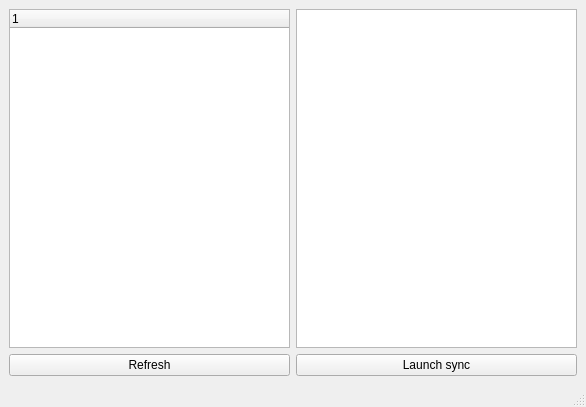
<?xml version="1.0" encoding="UTF-8"?>
<ui version="4.0">
 <class>QGriveMainWindow</class>
 <widget class="QMainWindow" name="QGriveMainWindow">
  <property name="geometry">
   <rect>
    <x>0</x>
    <y>0</y>
    <width>586</width>
    <height>407</height>
   </rect>
  </property>
  <property name="windowTitle">
   <string>QGrive</string>
  </property>
  <widget class="QWidget" name="centralwidget">
   <layout class="QVBoxLayout" name="verticalLayout">
    <item>
     <layout class="QHBoxLayout" name="horizontalLayout">
      <item>
       <widget class="QTreeWidget" name="file_tree">
        <column>
         <property name="text">
          <string notr="true">1</string>
         </property>
        </column>
       </widget>
      </item>
      <item>
       <widget class="QTextEdit" name="file_list">
        <property name="lineWrapMode">
         <enum>QTextEdit::NoWrap</enum>
        </property>
        <property name="readOnly">
         <bool>true</bool>
        </property>
       </widget>
      </item>
     </layout>
    </item>
    <item>
     <layout class="QHBoxLayout" name="horizontalLayout_2">
      <item>
       <widget class="QPushButton" name="refresh_btn">
        <property name="text">
         <string>Refresh</string>
        </property>
       </widget>
      </item>
      <item>
       <widget class="QPushButton" name="launch_sync_btn">
        <property name="text">
         <string>Launch sync</string>
        </property>
       </widget>
      </item>
     </layout>
    </item>
   </layout>
  </widget>
  <widget class="QMenuBar" name="menubar">
   <property name="geometry">
    <rect>
     <x>0</x>
     <y>0</y>
     <width>586</width>
     <height>22</height>
    </rect>
   </property>
  </widget>
  <widget class="QStatusBar" name="statusbar"/>
 </widget>
 <resources/>
 <connections/>
</ui>
